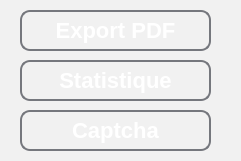
        <widget class="QGroupBox" name="groupBox_20">
         <property name="geometry">
          <rect>
           <x>340</x>
           <y>550</y>
           <width>241</width>
           <height>161</height>
          </rect>
         </property>
         <property name="styleSheet">
          <string notr="true">background-color: rgb(241, 241, 241);
border-radius: 10px black;
	border-radius: 10px  ;

</string>
         </property>
         <property name="title">
          <string/>
         </property>
         <widget class="QPushButton" name="Empl_push_ExportPDF_3">
          <property name="geometry">
           <rect>
            <x>20</x>
            <y>10</y>
            <width>191</width>
            <height>41</height>
           </rect>
          </property>
          <property name="styleSheet">
           <string notr="true">/*-----QPushButton-----*/
QPushButton
{
	background-color: qlineargradient(spread:pad, x1:0, y1:0.511, x2:1, y2:0.511, stop:0 
#75777d
,stop:0.995192 rgba(0,0,0,0));



	color: #ffffff;
	font-size: 22px;
	font-weight: bold;
	border: 2px solid #75777d;
	border-radius:10px;
	padding: 5px;

}

QPushButton::hover
{
background-color: #b5b5ba;

	color: #2C3359; 
}
QPushButton::pressed
{background-color: qlineargradient(stop:0 rgba(0, 207, 179, 255),stop:1 rgba(70, 255, 230, 255));

	color: #75777d; 

}</string>
          </property>
          <property name="text">
           <string>Export PDF</string>
          </property>
         </widget>
         <widget class="QPushButton" name="pushButton_2">
          <property name="geometry">
           <rect>
            <x>20</x>
            <y>60</y>
            <width>191</width>
            <height>41</height>
           </rect>
          </property>
          <property name="styleSheet">
           <string notr="true">/*-----QPushButton-----*/
QPushButton
{
	background-color: qlineargradient(spread:pad, x1:0, y1:0.511, x2:1, y2:0.511, stop:0 
#75777d
,stop:0.995192 rgba(0,0,0,0));



	color: #ffffff;
	font-size: 22px;
	font-weight: bold;
	border: 2px solid #75777d;
	border-radius:10px;
	padding: 5px;

}

QPushButton::hover
{
background-color: #b5b5ba;

	color: #2C3359; 
}
QPushButton::pressed
{background-color: qlineargradient(stop:0 rgba(0, 207, 179, 255),stop:1 rgba(70, 255, 230, 255));

	color: #75777d; 

}</string>
          </property>
          <property name="text">
           <string>Statistique</string>
          </property>
         </widget>
         <widget class="QLabel" name="label_28">
          <property name="geometry">
           <rect>
            <x>30</x>
            <y>20</y>
            <width>21</width>
            <height>21</height>
           </rect>
          </property>
          <property name="styleSheet">
           <string notr="true">image: url(:/file.png);
background-color:transparent;</string>
          </property>
          <property name="text">
           <string/>
          </property>
         </widget>
         <widget class="QLabel" name="label_29">
          <property name="geometry">
           <rect>
            <x>20</x>
            <y>70</y>
            <width>31</width>
            <height>21</height>
           </rect>
          </property>
          <property name="styleSheet">
           <string notr="true">image: url(:/chart.png);
background-color:transparent;</string>
          </property>
          <property name="text">
           <string/>
          </property>
         </widget>
         <widget class="QPushButton" name="Empl_push_Statistiques_4">
          <property name="geometry">
           <rect>
            <x>20</x>
            <y>110</y>
            <width>191</width>
            <height>41</height>
           </rect>
          </property>
          <property name="styleSheet">
           <string notr="true">/*-----QPushButton-----*/
QPushButton
{
	background-color: qlineargradient(spread:pad, x1:0, y1:0.511, x2:1, y2:0.511, stop:0 
#75777d
,stop:0.995192 rgba(0,0,0,0));



	color: #ffffff;
	font-size: 22px;
	font-weight: bold;
	border: 2px solid #75777d;
	border-radius:10px;
	padding: 5px;

}

QPushButton::hover
{
background-color: #b5b5ba;

	color: #2C3359; 
}
QPushButton::pressed
{background-color: qlineargradient(stop:0 rgba(0, 207, 179, 255),stop:1 rgba(70, 255, 230, 255));

	color: #75777d; 

}</string>
          </property>
          <property name="text">
           <string>Captcha</string>
          </property>
         </widget>
         <widget class="QLabel" name="label_30">
          <property name="geometry">
           <rect>
            <x>30</x>
            <y>120</y>
            <width>31</width>
            <height>21</height>
           </rect>
          </property>
          <property name="styleSheet">
           <string notr="true">image: url(:/captchabox.png);
background-color:transparent;</string>
          </property>
          <property name="text">
           <string/>
          </property>
         </widget>
        </widget>
